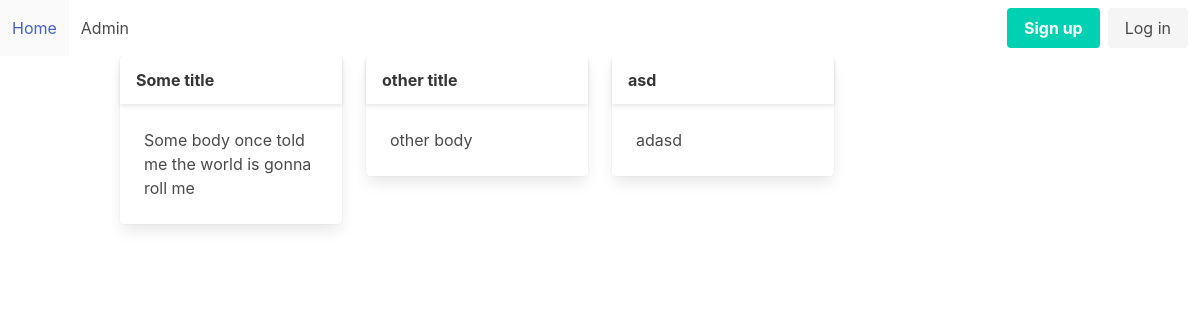
Before: / with the older database file.
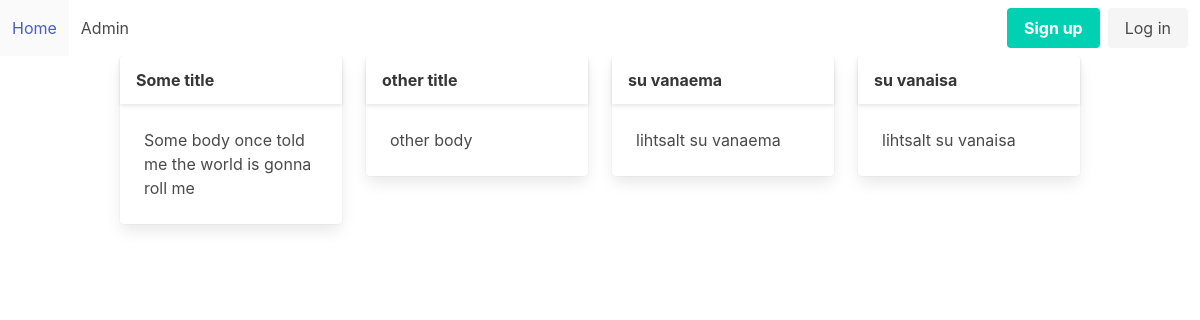
After: the same page with the newer database file.
### tables this page shows
CREATE TABLE "articles"
(
    id    integer
        primary key autoincrement,
    title text,
    body  text
);

### helpers.php (called while the page is built)
<?php
function view($viewName, $vars = []){
    extract($vars);
    include __DIR__ . "/views/$viewName.php";
}

### src/Controllers/PublicController.php (called while the page is built, shortened)
<?php
class PublicController
{
    public function home()
    {
        $articles = Article::all();
        view('home', compact('articles'));
    }
}

### src/DB.php (called while the page is built, shortened)
<?php
class DB
{
  private $conn;
  public function __construct()
  {
    try {
      $this->conn = new PDO("sqlite:db.sqlite");
      $this->conn->setAttribute(PDO::ATTR_ERRMODE, PDO::ERRMODE_EXCEPTION);
    } catch (PDOException $e) {
      echo "Connection failed: " . $e->getMessage();
    }
  }
  public function all($table, $class)
  {
    $stmt = $this->conn->prepare("SELECT * FROM $table");
    $stmt->execute();
    $stmt->setFetchMode(PDO::FETCH_CLASS, $class);
    return $stmt->fetchAll();
  }
}

### src/Models/Model.php (called while the page is built, shortened)
<?php
class Model {
    public static $table;
    public static function all(){
    	$db = new DB();
        return $db->all(static::$table, static::class);
    }
    }

### views/Home.php (the view)
<?php include __DIR__ . '/partials/header.php'; ?>
<div class="container">
    <div class="columns is-multiline">
        <?php foreach ($articles as $article) : ?>
            <div class="column is-3">
                <div class="card">
                    <header class="card-header">
                        <p class="card-header-title">
                            <?= $article->title ?>
                        </p>
                    </header>
                    <div class="card-content">
                        <div class="content">
                            <?= $article->body ?>
                        </div>
                    </div>
                </div>
            </div>
        <?php endforeach; ?>
    </div>
</div>
<?php include __DIR__ . '/partials/footer.php'; ?>

### views/partials/nav.php (shortened to what this page needs)
<nav class="navbar" role="navigation" aria-label="main navigation">
        <div id="navbarBasicExample" class="navbar-menu">
                <div class="navbar-start">
                        <a class="navbar-item" href="/">
                                Home
                        </a>
                        <a class="navbar-item" href="/admin/articles">
                                Admin
                        </a>
                </div>
                <div class="navbar-end">
                        <div class="navbar-item">
                                <div class="buttons">
                                        <a class="button is-primary" href="/register">
                                                <strong>Sign up</strong>
                                        </a>
                                        <a class="button is-light">
                                                Log in
                                        </a>
                                </div>
                        </div>
                </div>
        </div>
</nav>

Changed rows visible on the page:
removed articles: title "asd", body "adasd"
added articles: title "su vanaema", body "lihtsalt su vanaema"
added articles: title "su vanaisa", body "lihtsalt su vanaisa"
